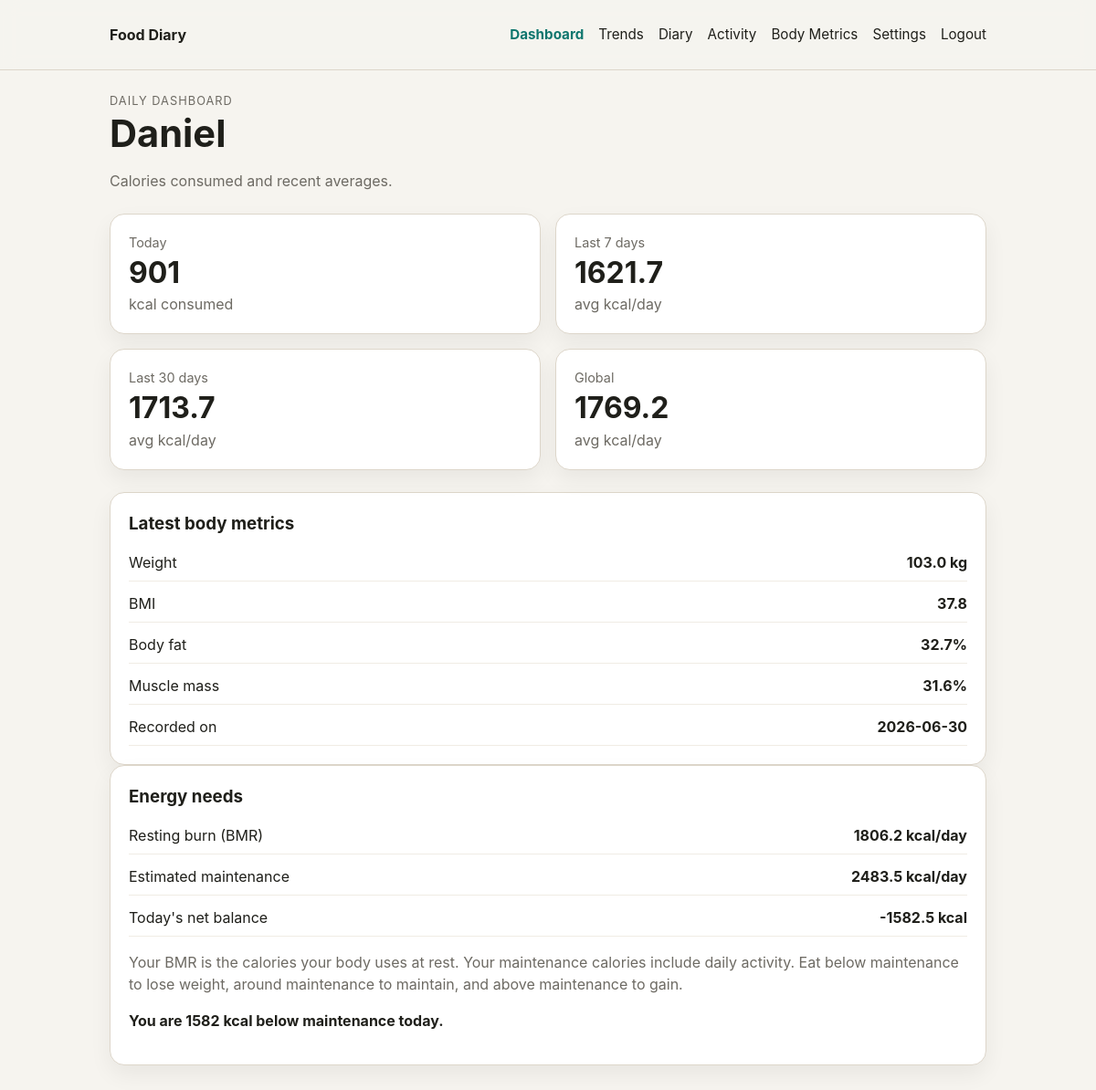
The app's page /dashboard (signed in) with its own data.
### tables this page shows
CREATE TABLE "users" (
	"id"	INTEGER,
	"user_name"	TEXT NOT NULL UNIQUE,
	"email"	TEXT UNIQUE,
	"password_hash"	TEXT NOT NULL,
	"display_name"	TEXT,
	"is_active"	INTEGER NOT NULL DEFAULT 1,
	"created_at"	TEXT DEFAULT CURRENT_TIMESTAMP,
	"sex"	TEXT,
	"date_of_birth"	TEXT,
	"height_cm"	REAL,
	"start_weight_kg"	REAL,
	"activity_level"	TEXT NOT NULL CHECK("activity_level" IN ('sedentary', 'light', 'moderate', 'very_active', 'extra_active')),
	"must_change_password"	INTEGER NOT NULL DEFAULT 0,
	PRIMARY KEY("id" AUTOINCREMENT)
);

CREATE TABLE "body_metrics" (
	"id"	INTEGER,
	"entry_date"	TEXT NOT NULL,
	"user_name"	TEXT NOT NULL,
	"weight_kg"	REAL,
	"bmi"	REAL,
	"muscle_mass_pct"	REAL,
	"body_fat_pct"	REAL,
	CONSTRAINT "uq_body_metrics" UNIQUE("entry_date","user_name"),
	PRIMARY KEY("id" AUTOINCREMENT)
);

### app/routers/dashboard.py (the view)
@router.get("/dashboard")
async def dashboard(request: Request):
    redirect = login_redirect(request)
    if redirect:
        return redirect
    user_name = get_current_user_name(request)
    stats = get_dashboard_stats(user_name)
    return templates.TemplateResponse(
        request,
        "dashboard.html",
        {
            "request": request,
            "user": request.session.get("user"),
            "stats": stats,
        },
    )

### app/templates/dashboard.html (shortened to what this page needs)
{% extends "base.html" %}
{% block content %}
<section class="page-head">
    <div>
        <p class="eyebrow">Daily dashboard</p>
        <h1>{{ user.name or user.email }}</h1>
        <p class="muted">Calories consumed and recent averages.</p>
    </div>
</section>
<section class="card-grid">
    <article class="stat-card">
        <p class="stat-label">Today</p>
        <h2>{{ stats.kcal_today }}</h2>
        <p class="stat-meta">kcal consumed</p>
    </article>
    <article class="stat-card">
        <p class="stat-label">Last 7 days</p>
        <h2>{{ stats.kcal_avg_7d }}</h2>
        <p class="stat-meta">avg kcal/day</p>
    </article>
    <article class="stat-card">
        <p class="stat-label">Last 30 days</p>
        <h2>{{ stats.kcal_avg_30d }}</h2>
        <p class="stat-meta">avg kcal/day</p>
    </article>
    <article class="stat-card">
        <p class="stat-label">Global</p>
        <h2>{{ stats.kcal_avg_all }}</h2>
        <p class="stat-meta">avg kcal/day</p>
    </article>
</section>
<section class="detail-card">
    <h3>Latest body metrics</h3>
    {% if stats.latest_weight %}
        <div class="metrics-list">
            <div class="metric-row">
                <span>Weight</span>
                <strong>{{ stats.latest_weight["weight_kg"] or "-" }} kg</strong>
            </div>
            <div class="metric-row">
                <span>BMI</span>
                <strong>{{ stats.latest_weight["bmi"] or "-" }}</strong>
            </div>
            <div class="metric-row">
                <span>Body fat</span>
                <strong>{{ stats.latest_weight["body_fat_pct"] or "-" }}%</strong>
            </div>
            <div class="metric-row">
                <span>Muscle mass</span>
                <strong>{{ stats.latest_weight["muscle_mass_pct"] or "-" }}%</strong>
            </div>
            <div class="metric-row">
                <span>Recorded on</span>
                <strong>{{ stats.latest_weight["entry_date"] }}</strong>
            </div>
        </div>
    {% else %}
        <p class="muted">No body metrics recorded yet.</p>
    {% endif %}
</section>
<section class="detail-card">
    <h3>Energy needs</h3>
    {% if stats.energy.bmr and stats.energy.tdee %}
        <div class="metrics-list">
            <div class="metric-row">
                <span>Resting burn (BMR)</span>
                <strong>{{ stats.energy.bmr }} kcal/day</strong>
            </div>
            <div class="metric-row">
                <span>Estimated maintenance</span>
                <strong>{{ stats.energy.tdee }} kcal/day</strong>
            </div>
            <div class="metric-row">
                <span>Today's net balance</span>
                <strong>
                    {% if stats.energy.net_balance > 0 %}
                        +{{ stats.energy.net_balance }} kcal
                    {% else %}
                        {{ stats.energy.net_balance }} kcal
                    {% endif %}
                </strong>
            </div>
        </div>
        <p class="muted">
            Your BMR is the calories your body uses at rest. Your maintenance calories include daily activity.
            Eat below maintenance to lose weight, around maintenance to maintain, and above maintenance to gain.
        </p>
        <p>
            <strong>{{ stats.energy.message }}</strong>
        </p>
    {% else %}
        <p class="muted">
            Complete your profile with sex, date of birth, height, weight, and activity level to estimate your daily maintenance calories.
        </p>
    {% endif %}
</section>
{% endblock %}

### app/static/styles.css (style rules this page uses)
:root { --bg: #f6f4ef; --surface: #ffffff; --surface-2: #f0ece4; --text: #1f1f1a; --muted: #6d6a63; --border: #ddd6ca; --primary: #0f766e; --primary-hover: #115e59; --radius: 16px; --shadow: 0 10px 24px rgba(0, 0, 0, 0.06); --space-2: 0.5rem; --space-3: 0.75rem; --space-4: 1rem; --space-5: 1.25rem; --space-6: 1.5rem; --space-8: 2rem; --max-width: 960px; }
* { box-sizing: border-box; }
html, body { margin: 0; padding: 0; overflow-x: clip; }
body { font-family: Inter, system-ui, sans-serif; background: var(--bg); color: var(--text); line-height: 1.5; }
.hero-card, .stat-card, .detail-card { background: var(--surface); border: 1px solid var(--border); border-radius: var(--radius); box-shadow: var(--shadow); }
.hero-card h1, .page-head h1 { margin: 0 0 var(--space-2); font-size: clamp(1.8rem, 5vw, 2.6rem); line-height: 1.1; }
.hero-card p, .muted { color: var(--muted); }
.page-head { margin-bottom: var(--space-6); }
.eyebrow { margin: 0 0 0.25rem; color: var(--muted); text-transform: uppercase; letter-spacing: 0.08em; font-size: 0.8rem; }
.card-grid { display: grid; grid-template-columns: 1fr; gap: var(--space-4); margin-bottom: var(--space-6); }
.stat-card, .detail-card { padding: var(--space-5); }
.stat-label { margin: 0 0 0.25rem; color: var(--muted); font-size: 0.9rem; }
.stat-card h2 { margin: 0; font-size: 2rem; line-height: 1.1; }
.stat-meta { margin: 0.35rem 0 0; color: var(--muted); }
.detail-card h3 { margin: 0 0 var(--space-4); }
.metrics-list { display: grid; gap: var(--space-3); margin-top: var(--space-4); }
.metric-row { display: flex; justify-content: space-between; gap: var(--space-4); padding-bottom: var(--space-2); border-bottom: 1px solid var(--surface-2); }
@media (min-width: 700px) { .card-grid { grid-template-columns: repeat(2, 1fr); } }

### records on screen
users: display_name "Daniel"
body_metrics: weight_kg "103.0", bmi "37.8", latest_weight.entry_date "2026-06-30"

### other values on screen
{{ stats.kcal_today }} "901"
{{ stats.kcal_avg_7d }} "1621.7"
{{ stats.kcal_avg_30d }} "1713.7"
{{ stats.kcal_avg_all }} "1769.2"
{{ stats.latest_weight["body_fat_pct"] or "-" }} "32.7"
{{ stats.latest_weight["muscle_mass_pct"] or "-" }} "31.6"
{{ stats.energy.bmr }} "1806.2"
{{ stats.energy.tdee }} "2483.5"
{{ stats.energy.net_balance }} "-1582.5"
{{ stats.energy.message }} "You are 1582 kcal below maintenance today."
